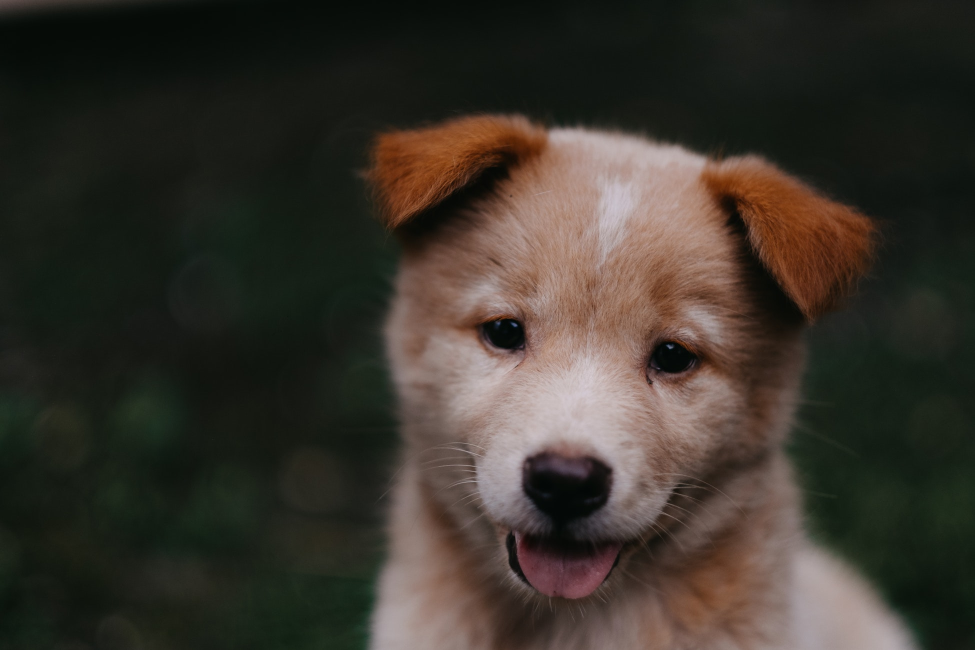
#> input picture Practicas/Tarea3/Imagenes/00-puppy.jpg, 1950 x 1300 px, given in place of emma.jpg, which was not available (shown at 1/2 size)
$ jupyter execute --allow-errors Tarea3.ipynb   (text cells are left out)
#> lines starting #> are read from the running program, lines starting #| are printed output that depends on the picture; after the words box and inside, x2 and y2 are one past the last pixel; in counts of white or black regions, pixels touching at a corner belong together; pictures that were not available may be replaced by others from this repository, and a replacement may not be noted
[cell 1]
import cv2
import matplotlib.pyplot as plt
import numpy as np

[cell 2]
img_arb = cv2.imread('Imagenes/emma.jpg')
#> img_arb is the input picture: shape (1300, 1950, 3); mean B, G, R 43.8, 51.8, 57.3
img_arb = cv2.cvtColor(img_arb, cv2.COLOR_BGR2RGB)

plt.figure(figsize=(10, 5))
plt.imshow(img_arb)
plt.show()

[cell 3]
# Crear una imagen de ejemplo (funcion_ejemplo)
funcion_ejemplo = np.arange(256)
funcion_ejemplo[90:140] = 200

# Cargar una imagen (img) y aplicar la función
img_out = np.empty_like(img_arb)
for m in range(img_arb.shape[0]):
    for n in range(img_arb.shape[1]):
        img_out[m, n] = funcion_ejemplo[img_arb[m, n]]
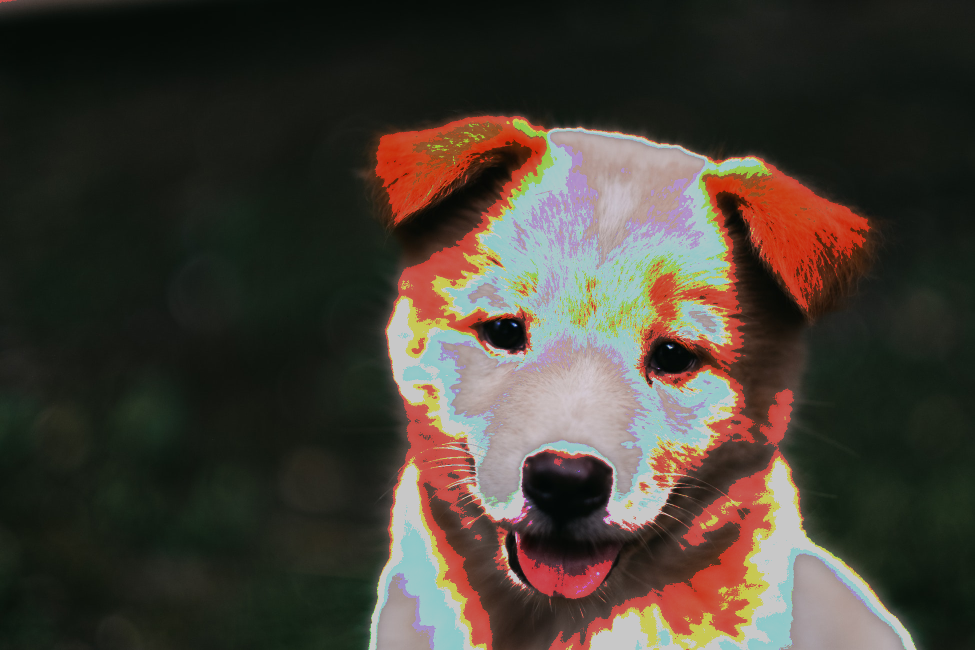
#> img_out: shape (1300, 1950, 3) (shown at 1/2 size); mean R, G, B 68.1, 61.4, 52.2

# Crear una figura con dos subgráficos
plt.figure(figsize=(10, 5))

# Primer subgráfico: la función de ejemplo
plt.subplot(1, 2, 1)
plt.plot(funcion_ejemplo)
plt.title('funcion_ejemplo')

# Segundo subgráfico: la imagen procesada (img_out)
plt.subplot(1, 2, 2)
plt.imshow(img_out, cmap="gray", vmin=0, vmax=255)
plt.title('img_out')

# Mostrar la figura con ambos subgráficos
plt.show()
#> figure, not shown here; panel 1: curve peaks at x = 255, y = 255

[cell 4]
img_msj = "Imagenes/TajMahal.jpg"
img = cv2.imread(img_msj, 0)
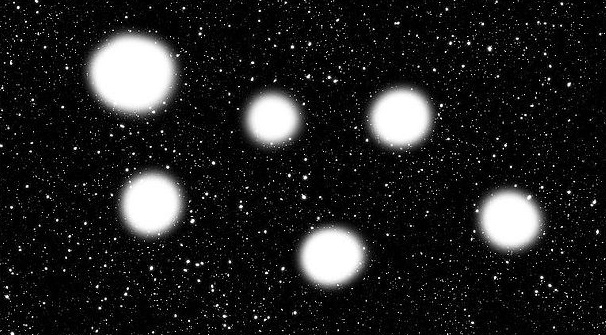
#> input picture Practicas/Tarea3/Imagenes/Cosmos.jpg, 606 x 335 px, given in place of TajMahal.jpg, which was not available
#> img is the input picture: shape (335, 606); min 0, max 255, mean 34.5

img7 = cv2.bitwise_and(img, 128)
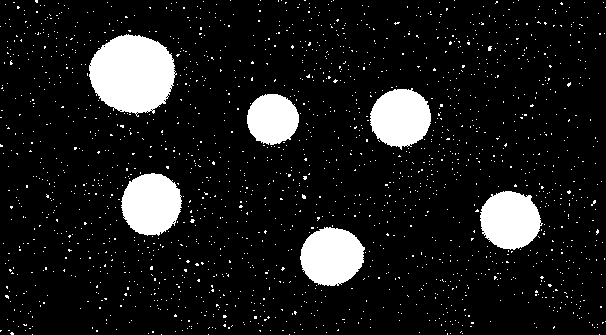
#> img7: shape (335, 606); values 0 (black) and 128 (white), 10.8% white; 1785 white regions (1779 under 20 px), largest, box (x1, y1, x2, y2) and area: (89, 34, 177, 117) 5305, (121, 173, 182, 236) 2928, (300, 227, 365, 286) 2905, (370, 88, 431, 150) 2786, (480, 191, 543, 250) 2774, (247, 94, 299, 145) 2060
img6 = cv2.bitwise_and(img, 64)
#> img6: shape (335, 606); values 0 (black) and 64 (white), 12.1% white; 2680 white regions (2671 under 20 px), largest, box (x1, y1, x2, y2) and area: (85, 30, 180, 119) 5436, (117, 169, 186, 239) 3044, (297, 224, 368, 289) 3042
img5 = cv2.bitwise_and(img, 32)
#> img5: shape (335, 606); values 0 (black) and 32 (white), 14% white; 3897 white regions (3882 under 20 px), largest, box (x1, y1, x2, y2) and area: (80, 26, 182, 121) 5613, (115, 164, 190, 242) 3176, (295, 221, 371, 292) 3117
img4 = cv2.bitwise_and(img, 16)
#> img4: shape (335, 606); values 0 (black) and 16 (white), 20.1% white; 9045 white regions (8986 under 20 px), largest, box (x1, y1, x2, y2) and area: (80, 25, 188, 124) 5790, (109, 164, 194, 245) 3347, (292, 217, 375, 294) 3235
img3 = cv2.bitwise_and(img, 8)
#> img3: shape (335, 606); values 0 (black) and 8 (white), 30.4% white; 9803 white regions (9505 under 20 px), largest, box (x1, y1, x2, y2) and area: (76, 12, 195, 131) 6034, (105, 162, 201, 252) 3626, (290, 214, 378, 306) 3448
img2 = cv2.bitwise_and(img, 4)
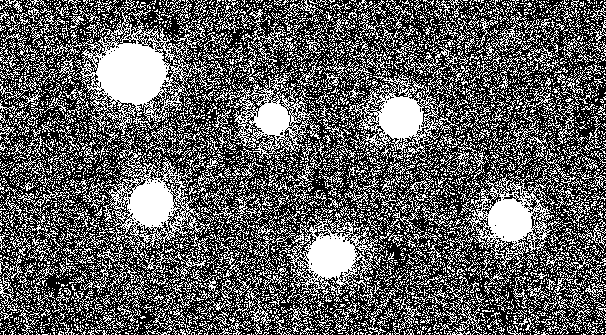
#> img2: shape (335, 606); values 0 (black) and 4 (white), 37.8% white in thin lines or dots
img1 = cv2.bitwise_and(img, 2)
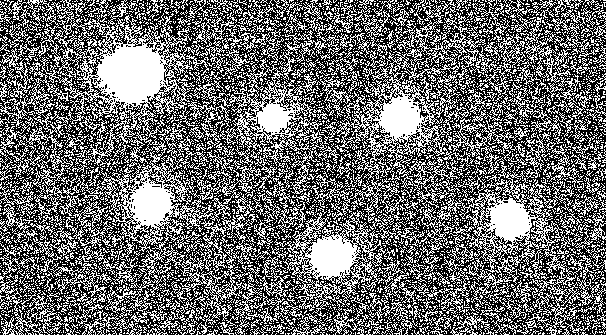
#> img1: shape (335, 606); values 0 (black) and 2 (white), 42.3% white in thin lines or dots
img0 = cv2.bitwise_and(img, 1)
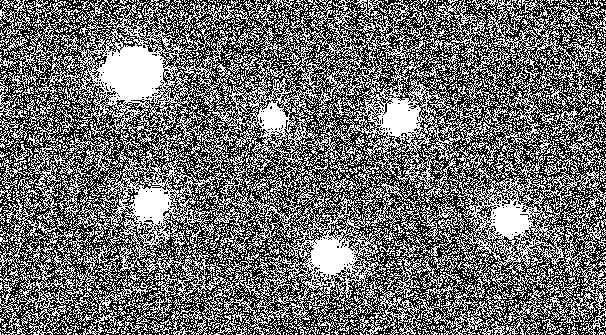
#> img0: shape (335, 606); values 0 (black) and 1 (white), 43.8% white in thin lines or dots

plt.figure(figsize=(15, 10))
plt.subplot(331)
plt.imshow(img, cmap="gray", vmin=0, vmax=255)
plt.subplot(332)
plt.imshow(img7, cmap="gray")
plt.subplot(333)
plt.imshow(img6, cmap="gray")
plt.subplot(334)
plt.imshow(img5, cmap="gray")
plt.subplot(335)
plt.imshow(img4, cmap="gray")
plt.subplot(336)
plt.imshow(img3, cmap="gray")
plt.subplot(337)
plt.imshow(img2, cmap="gray")
plt.subplot(338)
plt.imshow(img1, cmap="gray")
plt.subplot(339)
plt.imshow(img0, cmap="gray")

[cell 5]
#Obtener las dimensiones de la imagen

alto, ancho = img.shape[:2]
#> alto = 335; ancho = 606
print(f"Alto: {alto} píxeles")
#| Alto: 335 píxeles
print(f"Ancho: {ancho} píxeles")
#| Ancho: 606 píxeles

[cell 6]
img_enc0 = np.ones_like(img0)*4
cv2.putText(img_enc0, "Se encripto", (20,100), cv2.FONT_HERSHEY_SIMPLEX, 2, (0, 0, 0), thickness=5)
#> img_enc0: shape (335, 606); values 0 (black) and 4 (white), 97.3% white; 11 black regions, largest, box (x1, y1, x2, y2) and area: (23, 55, 58, 104) 785, (285, 69, 316, 118) 729, (63, 69, 94, 104) 658
#print(img_enc0)
plt.imshow(img_enc0, cmap="gray")

[cell 7]
img_enc1 = np.ones_like(img1)*2
#print(img_enc1)
cv2.putText(img_enc1, "un", (20,200), cv2.FONT_HERSHEY_SIMPLEX, 2, (0, 0, 0), thickness=5)
#> img_enc1: shape (335, 606); values 0 (black) and 2 (white), 99.5% white; 2 black regions, box (x1, y1, x2, y2) and area: (25, 169, 54, 204) 549, (63, 169, 92, 204) 549
plt.imshow(img_enc1, cmap="gray")

[cell 8]
img_enc2 = np.ones_like(img0)*1
#print(img_enc2)
cv2.putText(img_enc2, "mensaje", (20,300), cv2.FONT_HERSHEY_SIMPLEX, 2, (0, 0, 0), thickness=5)
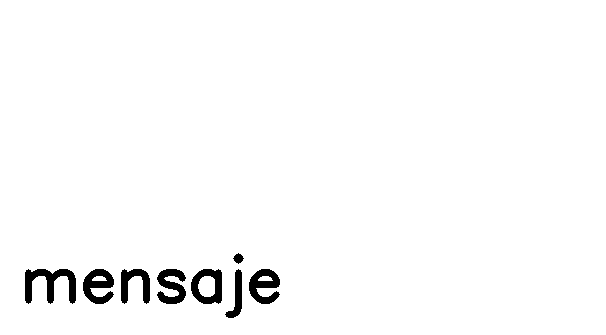
#> img_enc2: shape (335, 606); values 0 (black) and 1 (white), 97.8% white; 8 black regions, largest, box (x1, y1, x2, y2) and area: (25, 269, 76, 304) 879, (83, 269, 114, 304) 658, (249, 269, 280, 304) 658
plt.imshow(img_enc2, cmap="gray")

[cell 9]
img_enc = img7 + img6 + img5 + img4 + img3 + img_enc0 +img_enc1+img_enc2
#print(img_enc)
plt.imshow(img_enc, cmap="gray")

[cell 10]
img7 = cv2.bitwise_and(img_enc, 128)
img6 = cv2.bitwise_and(img_enc, 64)
img5 = cv2.bitwise_and(img_enc, 32)
img4 = cv2.bitwise_and(img_enc, 16)
img3 = cv2.bitwise_and(img_enc, 8)
img2 = cv2.bitwise_and(img_enc, 4)
img1 = cv2.bitwise_and(img_enc, 2)
img0 = cv2.bitwise_and(img_enc, 1)

plt.figure(figsize=(15, 10))
plt.subplot(331)
plt.imshow(img, cmap="gray", vmin=0, vmax=255)
plt.subplot(332)
plt.imshow(img7, cmap="gray")
plt.subplot(333)
plt.imshow(img6, cmap="gray")
plt.subplot(334)
plt.imshow(img5, cmap="gray")
plt.subplot(335)
plt.imshow(img4, cmap="gray")
plt.subplot(336)
plt.imshow(img3, cmap="gray")
plt.subplot(337)
plt.imshow(img2, cmap="gray")
plt.subplot(338)
plt.imshow(img1, cmap="gray")
plt.subplot(339)
plt.imshow(img0, cmap="gray")

[cell 11]
def especificar_histograma(img_origen, hist_referencia):

    # Calcula el histograma de la imagen de origen
    hist_origen = cv2.calcHist([img_origen], [0], None, [256], [0, 256])

    # Calcula las funciones de distribución acumulativa (CDF)
    cdf_origen = hist_origen.cumsum()
    cdf_referencia = hist_referencia.cumsum()

    # Mapea los valores de CDF de la imagen de origen a los valores de CDF de la imagen de referencia
    mapeo = np.interp(cdf_origen, cdf_referencia, np.arange(256))

    # Aplica la transformación a la imagen de origen
    img_resultante = mapeo[img_origen]

    # Convierte la imagen resultante a tipo uint8 (0-255)
    img_resultante = np.uint8(img_resultante)

    return img_resultante

# Cargar la imagen de origen que se desea modificar
img_origen = cv2.imread('Imagenes/emma.jpg', cv2.IMREAD_GRAYSCALE)
#> img_origen: shape (1300, 1950); min 1, max 209, mean 52.6

# Cargar la imagen de referencia que proporciona el histograma deseado
img_referencia = cv2.imread('Imagenes/CieloNoc.jpg', cv2.IMREAD_GRAYSCALE)
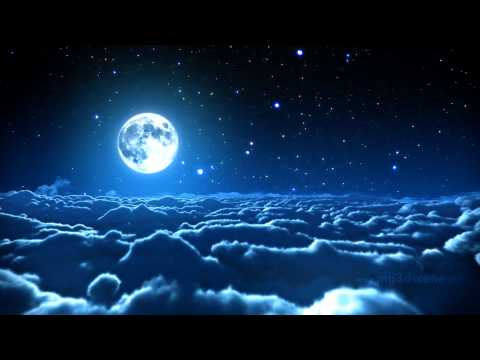
#> input picture Practicas/Tarea3/Imagenes/CieloNoc.jpg, 480 x 360 px
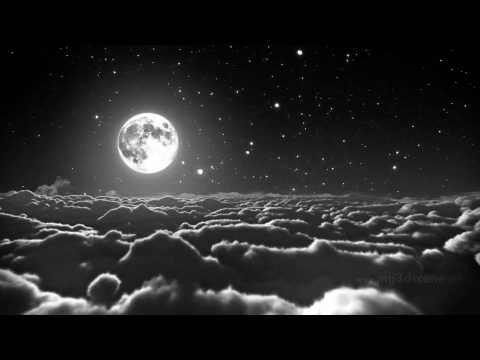
#> img_referencia: shape (360, 480); min 0, max 255, mean 39.7

# Calcula el histograma de la imagen de referencia
hist_referencia = cv2.calcHist([img_referencia], [0], None, [256], [0, 256])
#> hist_referencia = 256 values, max 46586 at index 0, min 49 at index 213, mean 675

# Aplica la especificación de histograma
img_resultante = especificar_histograma(img_origen, hist_referencia)
#> in especificar_histograma, `hist_origen = cv2.calcHist([img_origen], [0], None, [256], [0, 256])`: hist_origen = 256 values, max 128187 at index 24, min 0 at index 0, mean 9902.3
#> in especificar_histograma, `cdf_origen = hist_origen.cumsum()`: cdf_origen = 256 values from 0 to 2535000
#> in especificar_histograma, `cdf_referencia = hist_referencia.cumsum()`: cdf_referencia = 256 values from 46586 to 172800
#> in especificar_histograma, `mapeo = np.interp(cdf_origen, cdf_referencia, np.arange(256))`: mapeo = 256 values from 0 to 255
#> in especificar_histograma, `img_resultante = mapeo[img_origen]`:
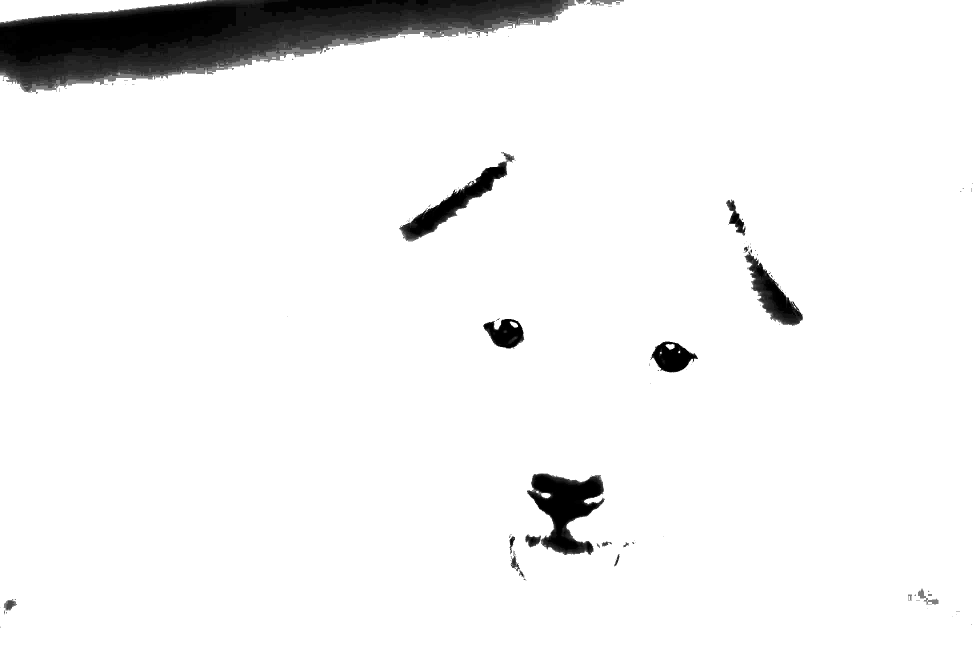
#> img_resultante: shape (1300, 1950) float64 (shown at 1/2 size); min 0, max 255, mean 241.1

# Muestra la imagen original, la imagen de referencia y la imagen resultante
cv2.imshow('Origen', img_origen)
cv2.imshow('Referencia', img_referencia)
cv2.imshow('Resultante', img_resultante)

cv2.waitKey(0)
cv2.destroyAllWindows()

#> (a cell that did not finish here is left out)

[cell 13]
def expandir_rango(rango_entrada, rango_dinamico=(0, 255)):
    # Obtener los límites del rango de entrada
    min_entrada, max_entrada = rango_entrada

    # Obtener los límites del rango dinámico (0 a 255)
    min_dinamico, max_dinamico = rango_dinamico

    # Calcular la pendiente y la ordenada al origen de la transformación lineal
    pendiente = (max_dinamico - min_dinamico) / (max_entrada - min_entrada)
    ordenada_origen = min_dinamico - pendiente * min_entrada

    # Aplicar la transformación lineal a cada valor en el rango de entrada
    rango_expandido = np.arange(min_entrada, max_entrada + 1)
    rango_expandido = (rango_expandido * pendiente + ordenada_origen).astype(int)

    return rango_expandido

# Ejemplo de uso
rango_entrada = (100, 150)
valores_expandidos = expandir_rango(rango_entrada)

print(valores_expandidos)

[cell 14]
def ajustar_brillo(img, valor):

    img_ajustada = np.clip(img.astype(int) + valor, 0, 255).astype(np.uint8)
    return img_ajustada

# Cargar una imagen de ejemplo
img = cv2.imread('Imagenes/emma.jpg')

# Ajustar el brillo
valor = int(input("Ingrese el valor de brillo a modificar (de -100 hasta 100): "))
#> the answer given: 3
valor = valor*255/100

img_ajustada = ajustar_brillo(img, valor)

# Mostrar la imagen original y la imagen ajustada
cv2.imshow('Imagen Original', img)
cv2.imshow('Imagen Ajustada', img_ajustada)
cv2.waitKey(0)
cv2.destroyAllWindows()
